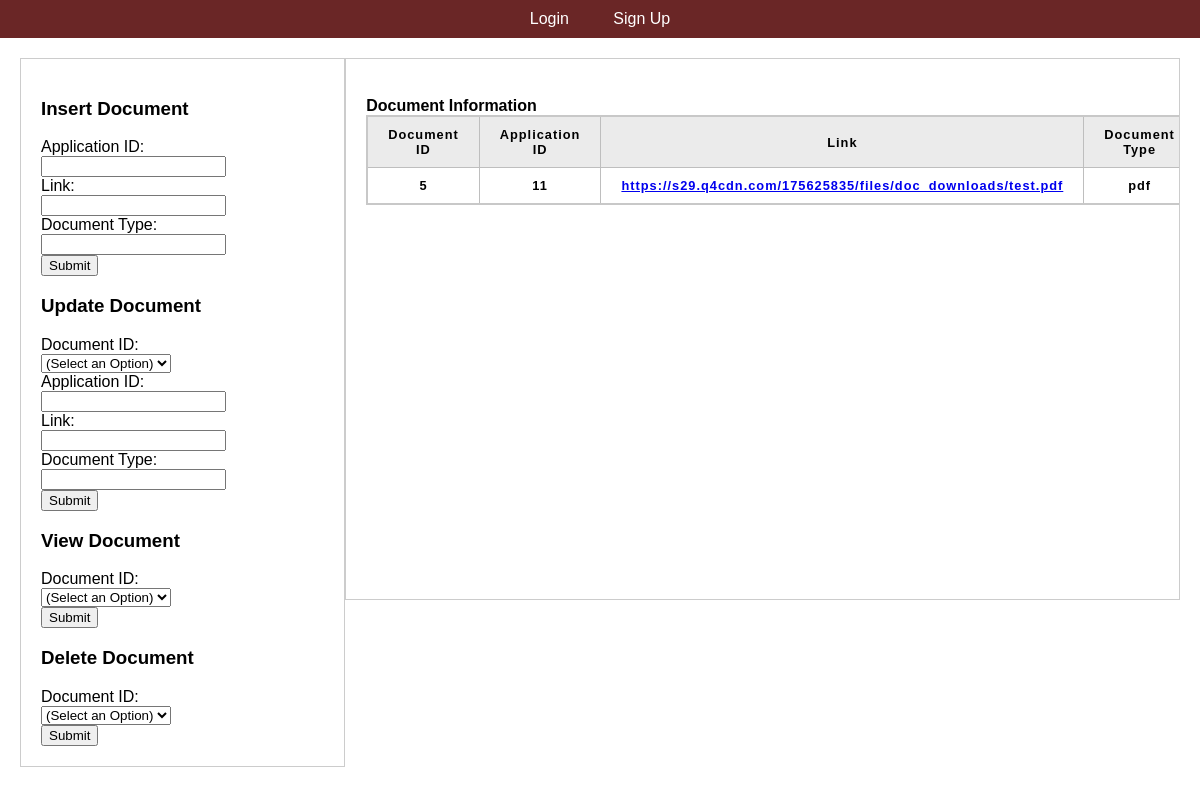
The app's page /docmanager.php with its own data.
### tables this page shows
CREATE TABLE `document` (
  `Doc_Num` int(11) NOT NULL,
  `App_Num` int(11) NOT NULL,
  `Link` varchar(128) NOT NULL,
  `Doc_Type` varchar(128) NOT NULL
);

### docmanager.php (the view, shortened to what this page needs)
<?php
  include_once 'header.php';
  include_once 'includes/dbh.inc.php';
?>
<!DOCTYPE html>
<html lang="en">
<head>
</head>
<body>
  <div class="container">
    <div class="column1">
      <h3>Insert Document</h3>
      <form action="includes/docmanager.inc.php" method="post">
        <label>Application ID:</label><br>
        <input type="number" id="AppID" name="AppID"></input><br>
        <label>Link:</label><br>
        <input type="text" id="Link" name="Link"></input><br>
        <label>Document Type:</label><br>
        <input type="text" id="DocType" name="DocType"></input><br>
        <button type="insert_doc" name="insert_doc">Submit</button>
      </form>
      <h3>Update Document</h3>
      <form action="includes/docmanager.inc.php" method="post">
        <label>Document ID:</label><br>
        <?php columnSelector($conn, "Doc_Num", "DocID"); ?><br>
        <label>Application ID:</label><br>
        <input type="number" id="AppID" name="AppID"></input><br>
        <label>Link:</label><br>
        <input type="text" id="Link" name="Link"></input><br>
        <label>Document Type:</label><br>
        <input type="text" id="DocType" name="DocType"></input><br>
        <button type="update_doc" name="update_doc">Submit</button>
      </form>
      <h3>View Document</h3>
      <form action="includes/docmanager.inc.php" method="post">
        <label>Document ID:</label><br>
        <?php columnSelector($conn, "Doc_Num", "DocID"); ?><br>
        <button type="select_doc" name="select_doc">Submit</button>
      </form>
      <h3>Delete Document</h3>
      <form action="includes/docmanager.inc.php" method="post">
        <label>Document ID:</label><br>
        <?php columnSelector($conn, "Doc_Num", "DocID"); ?><br>
        <button type="delete_doc" name="delete_doc">Submit</button>
      </form>
    </div>
    <div class="column2">
      <?php
        echo "<br><b>Document Information<br>";
        echo "<table>
          <tr>
            <th>Document ID</th>
            <th>Application ID</th>
            <th>Link</th>
            <th>Document Type</th>
          </tr>
          ";
        $query = "SELECT * FROM document";
        if ($result = $conn->query($query)) {
          while ($row = $result->fetch_assoc()) {
              echo '<tr>
                <td>'.$row["Doc_Num"].'</td>
                <td>'.$row["App_Num"].'</td>
                <td><a href='.$row["Link"].'>'.$row["Link"].'</a></td>
                <td>'.$row["Doc_Type"].'</td>
              </tr>';
          }
          echo "</table>";
        }
      ?>
    </div>
  </div>
</body>
</html>
<?php
  function columnSelector($conn, $Col, $ID){
    echo '<select id="'.$ID.'" name="'.$ID.'">';
    echo '<option value="">(Select an Option)</option>';
    echo '</select>';
  }
?>

### docmanager.php (style rules this page uses)
body { font-family: Arial, sans-serif; margin: 0; padding: 0; box-sizing: border-box; }
.container { display: flex; justify-content: space-around; padding: 20px; }
.column1 { max-height: 4000px; overflow: auto; width: 25%; padding: 20px; border: 1px solid #ccc; }
.column2 { max-height: 500px; overflow: auto; width: 70%; padding: 20px; border: 1px solid #ccc; }

### records on screen
document: Doc_Num "5", App_Num "11", Link "https://s29.q4cdn.com/175625835/files/doc_downloads/test.pdf", Doc_Type "pdf"
